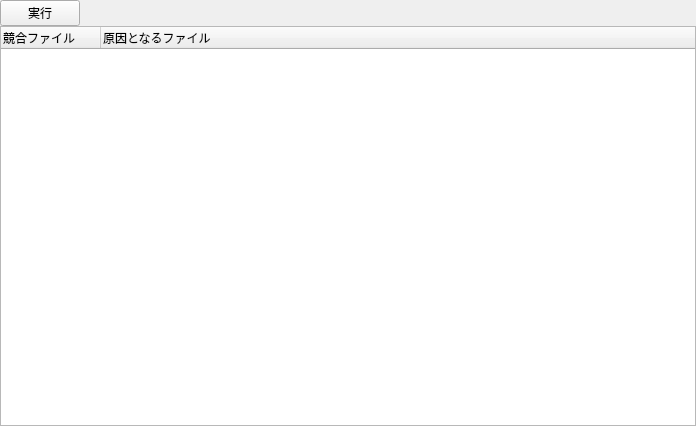
<?xml version="1.0" encoding="UTF-8"?>
<ui version="4.0">
 <class>UIOverrideCheck</class>
 <widget class="QWidget" name="UIOverrideCheck">
  <property name="geometry">
   <rect>
    <x>0</x>
    <y>0</y>
    <width>696</width>
    <height>426</height>
   </rect>
  </property>
  <property name="windowTitle">
   <string>Form</string>
  </property>
  <layout class="QVBoxLayout" name="verticalLayout">
   <property name="spacing">
    <number>0</number>
   </property>
   <property name="leftMargin">
    <number>0</number>
   </property>
   <property name="topMargin">
    <number>0</number>
   </property>
   <property name="rightMargin">
    <number>0</number>
   </property>
   <property name="bottomMargin">
    <number>0</number>
   </property>
   <item>
    <widget class="QWidget" name="widget_2" native="true">
     <layout class="QHBoxLayout" name="horizontalLayout">
      <property name="spacing">
       <number>0</number>
      </property>
      <property name="leftMargin">
       <number>0</number>
      </property>
      <property name="topMargin">
       <number>0</number>
      </property>
      <property name="rightMargin">
       <number>0</number>
      </property>
      <property name="bottomMargin">
       <number>0</number>
      </property>
      <item>
       <widget class="QPushButton" name="button_override">
        <property name="text">
         <string>実行</string>
        </property>
       </widget>
      </item>
      <item>
       <spacer name="horizontalSpacer">
        <property name="orientation">
         <enum>Qt::Horizontal</enum>
        </property>
        <property name="sizeHint" stdset="0">
         <size>
          <width>196</width>
          <height>20</height>
         </size>
        </property>
       </spacer>
      </item>
     </layout>
    </widget>
   </item>
   <item>
    <widget class="HTreeWidget" name="treeWidget">
     <property name="alternatingRowColors">
      <bool>true</bool>
     </property>
     <property name="uniformRowHeights">
      <bool>true</bool>
     </property>
     <column>
      <property name="text">
       <string>競合ファイル</string>
      </property>
     </column>
     <column>
      <property name="text">
       <string>原因となるファイル</string>
      </property>
     </column>
    </widget>
   </item>
  </layout>
 </widget>
 <customwidgets>
  <customwidget>
   <class>HTreeWidget</class>
   <extends>QTreeWidget</extends>
   <header>HTreeWidget.h</header>
  </customwidget>
 </customwidgets>
 <resources/>
 <connections/>
</ui>
